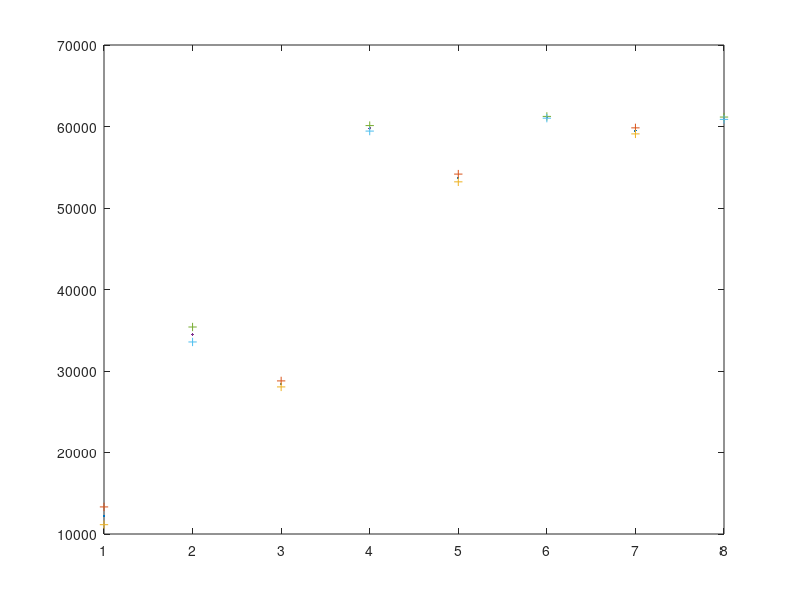

This chart was generated by the following MATLAB code: (Note: this script raises an error after producing the figure.)
% Initial version.
%
%
%

global DEBUG film maxFatValue minFatValue maxLeanValue minLeanValue
DEBUG=1;  % plot a lot of stuffs if debug==1

fatThickness = [1 3 5 7];
leanThickness = [2 4 6 8];

display('1. 0cm')
display('2. 1cmFat')
display('3. 2cmFat')
display('4. 3cmFat')
display('5. 4cmFat')
display('6. 5cmFat')
display('7. 6cmFat')
display('8. 7cmFat')
display('9. 2cm5050')
display('10. 4cm5050')
display('11. 6cm5050')
display('12. 2cmGland')
display('13. 4cmGland')
display('14. 6cmGland-1')
display('15. 6cmGland-2')
display('16. Rachel')

film=input('which film? ')

if film==1
    fatValues = [42269.3156 49071.0114 61173.8027 61338.6958];
    fatStdDev = [400.0877 88.1512 19.7027 18.2170];
    leanValues = [59835.0598 61346.4371 61372.1801 61374.5708];
    leanStdDev = [109.8412 15.3033 13.6732 17.9202];
elseif film==2
    fatValues = [41797.7446 58974.1006 61154.7201 61321.4228];
    fatStdDev = [344.3242 98.3758 29.6561 20.4322];
    leanValues = [59847.3474 61341.7279 61366.8282 61375.3145];
    leanStdDev = [119.8352 18.3509 17.9381 14.8719];
elseif film==3
    fatValues = [31059.8158 56058.5673 60863.8798 61239.7549];
    fatStdDev = [431.6917 144.9171 53.3788 29.8630];
    leanValues = [57760.9263 61270.1254 61346.3818 61328.2317];
    leanStdDev = [235.4339 25.9028 22.2258 25.1617];
elseif film==4
    fatValues = [17224.2842 47345.2757 59559.5571 60955.1765];
    fatStdDev = [573.5353 233.9623 130.0115 78.5236];
    leanValues = [50636.1766 61014.2584 61316.0124 61284.0310];
    leanStdDev = [453.2006 81.1449 30.5200 42.4209];
elseif film==5
    fatValues = [12233.5294 28416.1948 53685.1900 59463.6786];
    fatStdDev = [1090.3827 368.7004 475.4090 370.5380];
    leanValues = [34480.9430 59775.5800 61131.5639 61017.0423];
    leanStdDev = [918.1035 338.1785 108.0938 142.5874];
elseif film==6
    fatValues = [11214.5747 15496.2922 43413.8795 55271.1127];
    fatStdDev = [1260.0348 672.9687 831.3123 1020.6590];
    leanValues = [20051.5728 56023.1179 60548.8468 60201.9952];
    leanStdDev = [532.3515 945.7705 380.8835 514.0590];
elseif film==7
    fatValues = [10172.3336 10950.5182 26359.2606 45376.6747];
    fatStdDev = [1442.0630 1270.8722 912.2421 2054.6454];
    leanValues = [12914.1535 47481.5197 58481.2098 57199.7508];
    leanStdDev = [1004.5772 1391.8195 1148.1422 1369.3140];
elseif film==8
    fatValues = [9999.3711 9964.0131 13323.9783 29083.1052];
    fatStdDev = [1463.7466 1475.0117 1068.9712 2175.5470];
    leanValues = [11014.9040 31266.1904 52093.9073 49354.6464];
    leanStdDev = [1239.1146 1923.6883 2139.4690 2795.1725];
elseif film==9
    fatValues = [22334.2363 52218.7330 60432.1750 61168.9003];
    fatStdDev = [520.4158 259.5669 93.7908 40.8492];
    leanValues = [54623.2743 61186.9287 61359.7624 61339.1571];
    leanStdDev = [271.4390 34.1829 18.9885 23.1708];
elseif film==10
    fatValues = [11140.2080 14370.4324 41156.6354 54474.1250];
    fatStdDev = [1261.7085 779.9930 982.6603 1036.0324];
    leanValues = [18472.6050 55410.6377 60530.3527 60301.1135];
    leanStdDev = [610.1635 686.9916 327.5317 470.6675];
elseif film==11
    fatValues = [10025.7261 10091.6686 11017.0506 18349.9882];
    fatStdDev = [1493.9694 1486.9544 1269.3831 1755.4111];
    leanValues = [10345.2173 19763.4728 46008.9460 43494.5729];
    leanStdDev = [1398.8306 1011.4743 2506.8453 3064.3386];
elseif film==12
    fatValues = [16484.6260 45716.0809 59271.7425 60960.6875];
    fatStdDev = [652.2684 249.8432 142.1577 75.2934];
    leanValues = [49686.4842 61012.1805 61346.3024 61329.7615];
    leanStdDev = [468.2507 70.8248 29.0487 27.1890];
elseif film==13
    fatValues = [10942.4061 11401.7451 22029.4680 42382.2240];
    fatStdDev = [1286.8854 1182.4215 972.2067 2264.3059];
    leanValues = [12861.6964 44414.5108 58083.2564 56734.8719];
    leanStdDev = [1034.3869 1224.1735 989.698 1646.5168];
elseif film==14
    fatValues = [9752.5128 9682.7168 9578.1157 10401.6956];
    fatStdDev = [1562.0783 1545.4411 1578.6608 1458.1542];
    leanValues = [9882.1771 10986.4586 26189.8383 30689.9227];
    leanStdDev = [1489.6286 1287.8317 1936.9203 3291.5428];
elseif film==15
    fatValues = [9557.1504 9604.2065 9491.4794 10650.1031];
    fatStdDev = [1623.3361 1545.1813 1587.7750 1405.4261];
    leanValues = [10128.4752 11358.8960 28802.9777 33913.9162];
    leanStdDev = [1415.2232 1214.0338 1763.6409 3259.8719];
elseif film==16
    fatValues = [10360.8498 11195.7689 25872.1508 47740.2232];
    fatStdDev = [1400.4777 1271.4529 1035.8999 2769.0889];
    leanValues = [13501.8663 47812.9963 59191.9765 60320.3727];
    leanStdDev = [948.4370 1295.8014 887.5220 483.1289];
end

% actual step min and max pixel values for curve fitting
maxFatValue = max(fatValues);
minFatValue = min(fatValues);
maxLeanValue = max(leanValues);
minLeanValue = min(leanValues);

% 1cm fat & 8cm gland step pixel values as min & max
% maxFatValue = fatValues(1,4);
% minFatValue = fatValues(1,1);
% maxLeanValue = leanValues(1,4);
% minLeanValue = leanValues(1,1);

figure;plot(fatThickness,fatValues,'.')
hold on;
plot(fatThickness,fatValues+fatStdDev,'+')
plot(fatThickness,fatValues-fatStdDev,'+')
plot(leanThickness,leanValues,'.')
plot(leanThickness,leanValues+leanStdDev,'+')
plot(leanThickness,leanValues-leanStdDev,'+')
legend off;

fat_function = fit_densthickness4(fatThickness',fatValues');
% fatHigh_function = fit_densthickness4(fatThickness',(fatValues+fatStdDev)');
% fatLow_function = fit_densthickness4(fatThickness',(fatValues-fatStdDev)');
lean_function = fit_densthickness4(leanThickness',leanValues');
% leanHigh_function = fit_densthickness4(leanThickness',(leanValues+leanStdDev)');
% leanLow_function = fit_densthickness4(leanThickness',(leanValues-leanStdDev)');
% fat_function = fit(fatThickness',fatValues','poly2');
% lean_function = fit(leanThickness',leanValues','poly2');

plot(fat_function)
% plot(fat_function,'k-',fatThickness',fatValues','b.','predfunc','predobs',0.99);
% plot(fatHigh_function)
% plot(fatLow_function)
plot(lean_function)
% plot(lean_function,'k-',leanThickness',leanValues','b.','predfunc','predobs' ,0.99);
% plot(leanHigh_function)
% plot(leanLow_function)
xlim('auto');
ylim('auto');

% Using fat function
% grayvalue = fat_function(7.5);

% Using fat function
% grayvalue = lean_function(7.5);
